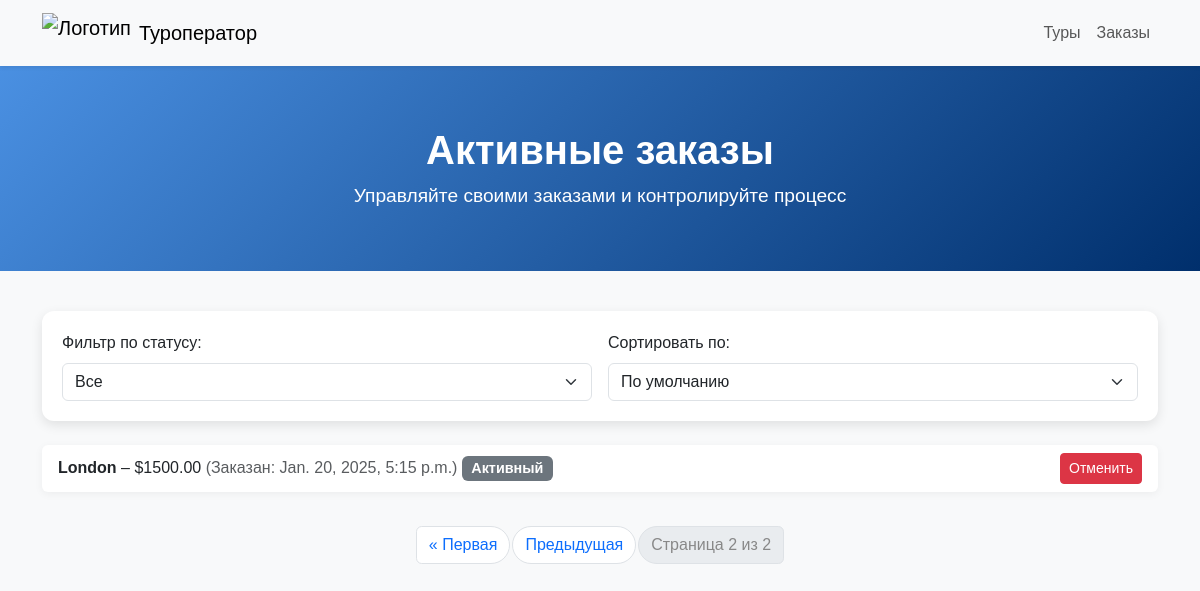
/orders/?page=2 (signed in), run on the app's committed database.
### tours/models.py (models this page shows, shortened)
class Order(models.Model):
    STATUS_CHOICES = [
        ('active', 'Активный'),
        ('completed', 'Завершенный'),
        ('canceled', 'Отмененный'),
    ]
    user = models.ForeignKey(User, on_delete=models.CASCADE)
    tour = models.ForeignKey(Tour, on_delete=models.CASCADE)
    order_date = models.DateTimeField(auto_now_add=True)
    status = models.CharField(max_length=10, choices=STATUS_CHOICES, default='active')

class Tour(models.Model):
    name = models.CharField(max_length=100)
    description = models.TextField()
    price = models.DecimalField(max_digits=10, decimal_places=2)
    start_date = models.DateField()
    end_date = models.DateField()
    gif = models.ImageField(upload_to='tours_gifs/', blank=True, null=True)

### tours/views.py (the view, shortened to what this page needs)
# urls.py: path("orders/", views.order_list, name="order_list"),
def order_list(request):
    status_filter = request.GET.get("status")
    sort_by = request.GET.get("sort")
    orders = Order.objects.filter(user=request.user)
    if status_filter:
        orders = orders.filter(status=status_filter)
    paginator = Paginator(orders, 5)
    page_number = request.GET.get("page")
    page_obj = paginator.get_page(page_number)
    return render(request, "order_list.html", {"page_obj": page_obj})

### tours/templates/order_list.html (shortened to what this page needs)
{% load static %}
<!DOCTYPE html>
<html lang="ru">
<head>
    <link rel="stylesheet" href="https://cdn.jsdelivr.net/npm/bootstrap@5.3.0/dist/css/bootstrap.min.css">
</head>
<body>
    <nav class="navbar navbar-expand-lg navbar-light bg-light shadow-sm">
        <div class="container">
            <a class="navbar-brand d-flex align-items-center" href="{% url 'home' %}">
                <img src="{% static 'images/logo.png' %}" alt="Логотип" style="height: 40px; width: auto;">
                <span class="ms-2">Туроператор</span>
            </a>
            <div class="collapse navbar-collapse" id="navbarNav">
                <ul class="navbar-nav ms-auto">
                    <li class="nav-item">
                        <a class="nav-link" href="{% url 'tour_list' %}">Туры</a>
                    </li>
                    <li class="nav-item">
                        <a class="nav-link" href="{% url 'order_list' %}">Заказы</a>
                    </li>
                </ul>
            </div>
        </div>
    </nav>
    <div class="hero">
        <h1>Активные заказы</h1>
        <p>Управляйте своими заказами и контролируйте процесс</p>
    </div>
    <div class="container">
        <div class="filter-card">
            <form method="get" class="row g-3">
                <div class="col-md-6">
                    <label for="status" class="form-label">Фильтр по статусу:</label>
                    <select name="status" id="status" class="form-select" onchange="this.form.submit()">
                        <option value="">Все</option>
                    </select>
                </div>
                <div class="col-md-6">
                    <label for="sort" class="form-label">Сортировать по:</label>
                    <select name="sort" id="sort" class="form-select" onchange="this.form.submit()">
                        <option value="">По умолчанию</option>
                    </select>
                </div>
            </form>
        </div>
        <ul class="list-group mb-4">
            {% for order in page_obj %}
            <li class="list-group-item d-flex justify-content-between align-items-center">
                <div>
                    <strong>{{ order.tour.name }}</strong> – ${{ order.tour.price }}
                    <span class="text-muted">(Заказан: {{ order.order_date }})</span>
                    <span class="badge bg-secondary">{{ order.get_status_display }}</span>
                </div>
                <div>
                    {% if order.status == "active" %}
                    <form method="post" action="{% url 'cancel_order' order.id %}">
                        <button type="submit" class="btn btn-danger btn-sm">
                            Отменить
                        </button>
                    </form>
                    {% endif %}
                </div>
            </li>
            {% empty %}
            <li class="list-group-item">
                Нет заказов с выбранным статусом и сортировкой.
            </li>
            {% endfor %}
        </ul>
        <nav>
            <ul class="pagination justify-content-center">
                {% if page_obj.has_previous %}
                <li class="page-item">
                    <a class="page-link" href="?page=1">&laquo; Первая</a>
                </li>
                <li class="page-item">
                    <a class="page-link" href="?page={{ page_obj.previous_page_number }}">Предыдущая</a>
                </li>
                {% endif %}
                <li class="page-item disabled">
                    <span class="page-link">
                        Страница {{ page_obj.number }} из {{ page_obj.paginator.num_pages }}
                    </span>
                </li>
            </ul>
        </nav>
    </div>
</body>
</html>

### tours/templates/order_list.html (style rules this page uses)
body { font-family: Arial, sans-serif; background-color: #f8f9fa; }
.hero { background: linear-gradient(135deg, #4a90e2 0%, #002f6c 100%); color: #fff; text-align: center; padding: 60px 20px; margin-bottom: 40px; }
.hero h1 { font-size: 2.5rem; font-weight: 700; margin-bottom: 0.5rem; }
.hero p { font-size: 1.2rem; margin-bottom: 0; }
.filter-card { border: none; box-shadow: 0 4px 12px rgba(0, 0, 0, 0.1); border-radius: 12px; padding: 20px; margin-bottom: 1.5rem; background-color: #fff; }
.filter-card label { font-weight: 500; }
.list-group { border: none; }
.list-group-item { border-radius: 8px; margin-bottom: 10px; border: none; box-shadow: 0 2px 8px rgba(0, 0, 0, 0.05); transition: transform 0.2s ease, box-shadow 0.2s ease; }
.badge.bg-secondary { font-size: 0.9rem; }
.pagination .page-link { border-radius: 20px; margin: 0 3px; }
.page-item.disabled .page-link { color: #888; }

### data on the page
Order: tour.name "London", tour.price "1500.00", order_date "Jan. 20, 2025, 5:15 p.m.", status "Активный", shows "Отменить"

### other printed values
{{ page_obj.number }} "2"
{{ page_obj.paginator.num_pages }} "2"
